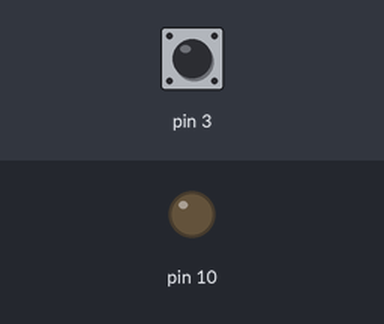
Recording of a sketch running on a simulated Arduino Uno, built with avr-gcc and run on an emulated ATmega328P. Parts: output pins drawn as LEDs (lit = HIGH). Inputs (shaded band) come from the test bench; at power-on: pin 3 HIGH.

Above: at 1.2 s.
1.3 s: pin 3 pulled LOW for 0.15 s
At 1.37 s:
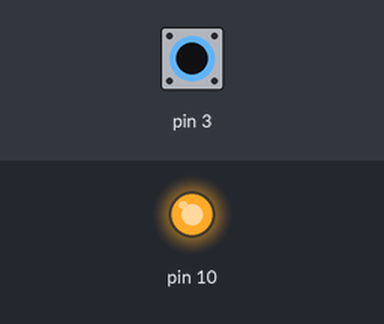
2.9 s: pin 3 pulled LOW for 3.2 s
At 7.4 s:
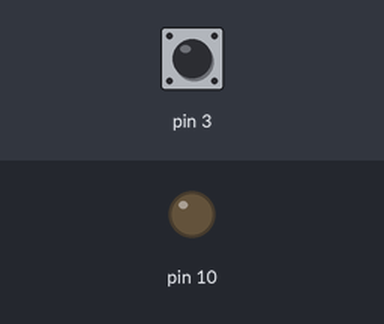
Timing chart, 0 to 8.9 s (numbered marks = the images above; inputs shaded):
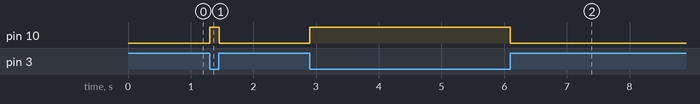

Measured:
- after the input at 1.3 s, pin 10: LOW → HIGH at once, → LOW 0.15 s later
- after the input at 2.9 s, pin 10: LOW → HIGH at once, → LOW 3.2 s later

The sketch:

led_sensor_capacitivo.ino
```cpp
#include <CapacitiveSensor.h>

CapacitiveSensor cs_2_3 = CapacitiveSensor(2,3);

void setup()
{
  cs_2_3.set_CS_AutocaL_Millis(0xFFFFFFFF);
  pinMode(10, OUTPUT);
  Serial.begin(9600);
}

void loop()
{
  long start = millis();
  long total1 =  cs_2_3.capacitiveSensor(30);

  if (total1 > 150) {digitalWrite(10, HIGH);}
  if (total1<=150 ){digitalWrite(10, LOW);}

}
```
